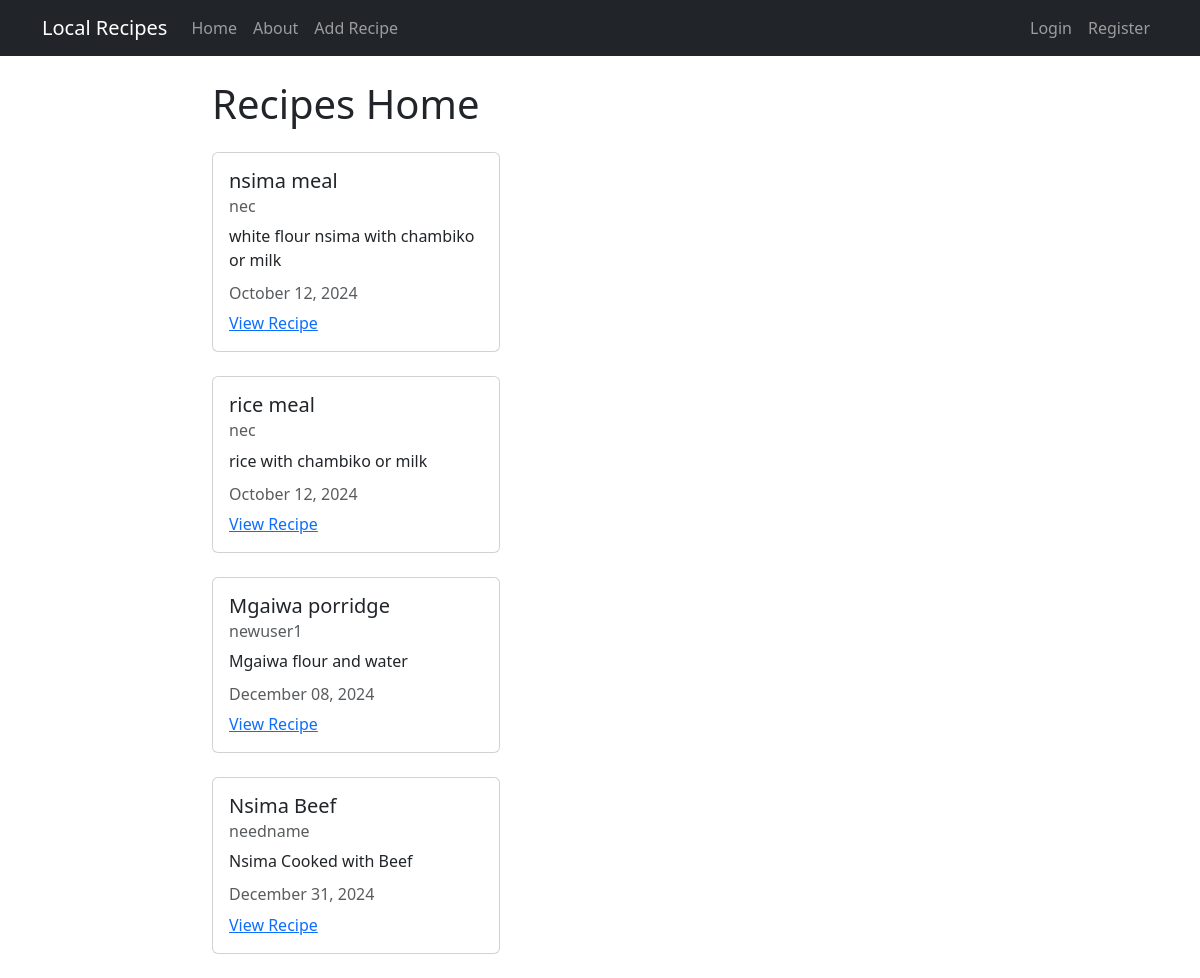
The page / on the database its author committed.
### recipes/models.py (models this page shows, shortened)
class Recipe(models.Model):
    title = models.CharField(max_length=100)
    description = models.TextField()
    author = models.ForeignKey(User, on_delete=models.CASCADE)
    created_at = models.DateTimeField(auto_now_add=True)
    update_at = models.DateTimeField(auto_now=True)
    class Recipe(models.Model):
        title = models.CharField(max_length=200)
        description = models.TextField()
        author = models.ForeignKey(User, on_delete=models.CASCADE)
        update_at = models.DateTimeField(auto_now=True)

### recipes/views.py (the view)
# urls.py: path('', views.RecipeListView.as_view(), name='recipes-home'),
class RecipeListView(ListView):
    model = models.Recipe
    template_name = 'recipes/home.html'
    context_object_name = 'recipes'

### recipes/templates/recipes/home.html
{% extends 'recipes/base.html' %} {% block content %}
<h1>Recipes Home</h1>
{% for recipe in recipes %}
<div class="card my-4" style="width: 18rem">
  <div class="card-body">
    <h5 class="card-title">{{ recipe.title }}</h5>
    <h6 class="card-subtitle mb-2 text-body-secondary">{{ recipe.author }}</h6>
    <p class="card-text">{{ recipe.description }}</p>
    <h6 class="card-subtitle mb-2 text-body-secondary">
      {{ recipe.update_at|date:"F d, Y" }}
    </h6>
    <a href="{% url 'recipes-detail' recipe.pk %}" class="card-link"
      >View Recipe</a
    >
  </div>
</div>
{% empty %}
<p>No recipes available.</p>
{% endfor %} {% endblock content %}

### recipes/templates/recipes/base.html (shortened to what this page needs)
<html>
  <head>
    <link
      href="https://cdn.jsdelivr.net/npm/bootstrap@5.3.3/dist/css/bootstrap.min.css"
      rel="stylesheet"
    />
  </head>
  <body>
    <nav class="navbar navbar-expand-lg navbar-dark bg-dark">
      <div class="container">
        <a class="navbar-brand" href="{% url 'recipes-home' %}"
          >Local Recipes</a
        >
        <div class="collapse navbar-collapse" id="navbarNav">
          <ul class="navbar-nav me-auto">
            <li class="nav-item">
              <a class="nav-link" href="{% url 'recipes-home' %}">Home</a>
            </li>
            <li class="nav-item">
              <a class="nav-link" href="{% url 'recipes-about' %}">About</a>
            </li>
            <li class="nav-item">
              <a class="nav-link" href="{% url 'recipes-create' %}"
                >Add Recipe</a
              >
            </li>
          </ul>
          <ul class="navbar-nav">
            {% if user.is_authenticated %}
            <li class="nav-item">
              <a class="nav-link" href="{% url 'user-profile' %}">My Profile</a>
            </li>
            <li class="nav-item">
              <form
                action="{% url 'user-logout' %}"
                method="POST"
                class="d-inline"
              >
                {% csrf_token %}
                <button
                  type="submit"
                  class="nav-link btn btn-link text-light text-decoration-none"
                >
                  Logout
                </button>
              </form>
            </li>
            {% else %}
            <li class="nav-item">
              <a class="nav-link" href="{% url 'user-login' %}">Login</a>
            </li>
            <li class="nav-item">
              <a class="nav-link" href="{% url 'user-register' %}">Register</a>
            </li>
            {% endif %}
          </ul>
        </div>
      </div>
    </nav>
    <div class="container mt-4 col-8">
       {% block content %} {% endblock content %}
    </div>
  </body>
</html>

### rows shown on the page
Recipe: title "nsima meal", author "nec", description "white flour nsima with chambiko or milk", update_at "October 12, 2024"
Recipe: title "rice meal", author "nec", description "rice with chambiko or milk", update_at "October 12, 2024"
Recipe: title "Mgaiwa porridge", author "newuser1", description "Mgaiwa flour and water", update_at "December 08, 2024"
Recipe: title "Nsima Beef", author "needname", description "Nsima Cooked with Beef", update_at "December 31, 2024"
